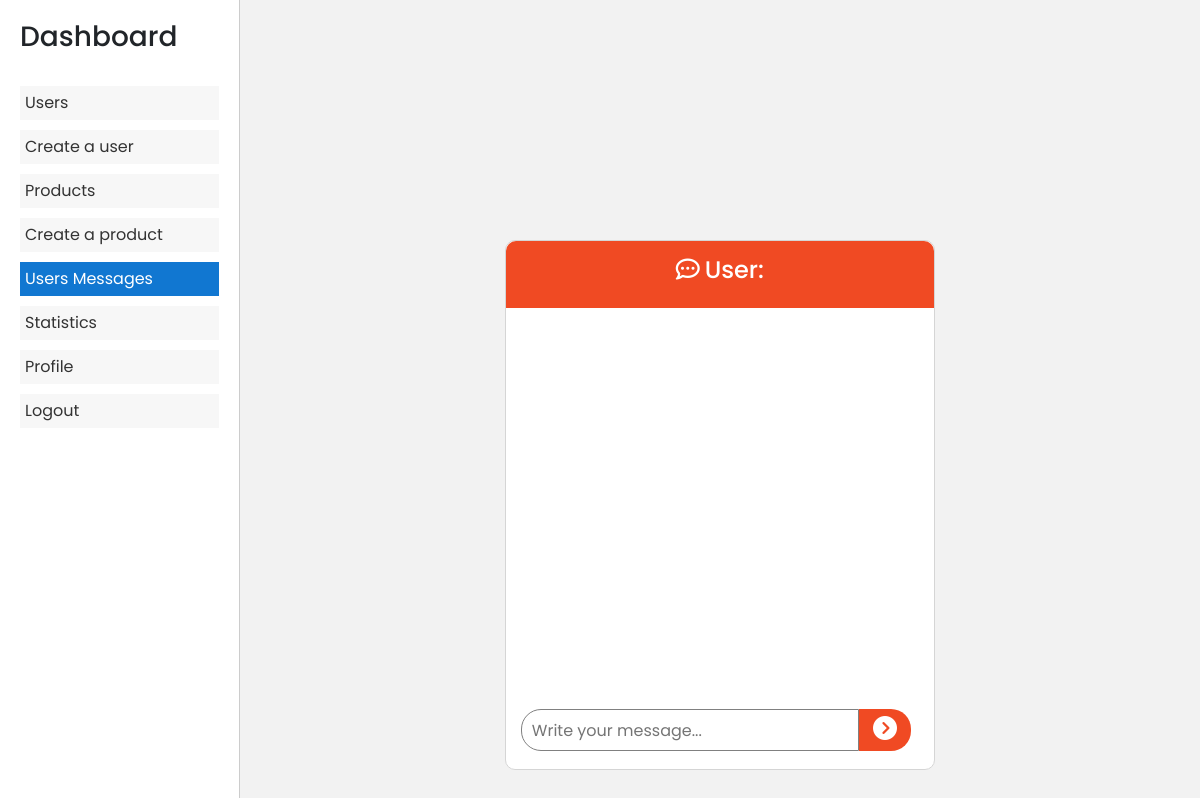
The app's page /admin/dashboard.php?page=details_admin_messages_to_user&user_messages_id=12 (signed in), older data.
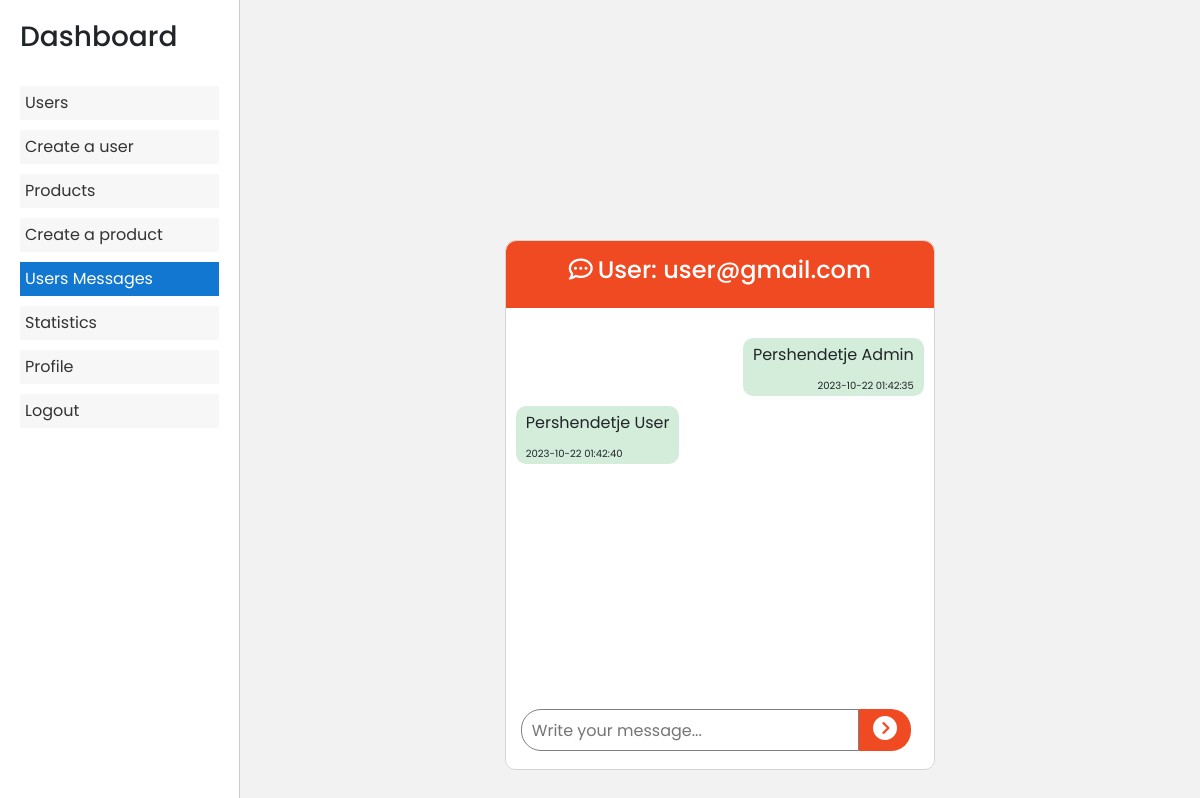
The same page, newer data.
### tables this page shows
CREATE TABLE IF NOT EXISTS `live_support` (
  `id` int NOT NULL AUTO_INCREMENT,
  `status` varchar(20)  NOT NULL,
  `user_id` int NOT NULL,
  `user_fullname` varchar(255)  NOT NULL,
  `user_email` varchar(255)  NOT NULL,
  `message` text  NOT NULL,
  `created_at` timestamp NULL DEFAULT CURRENT_TIMESTAMP,
  PRIMARY KEY (`id`)
);

CREATE TABLE IF NOT EXISTS `admin_msg_live_support` (
  `id` int NOT NULL AUTO_INCREMENT,
  `admin_id` int NOT NULL,
  `status` varchar(20) DEFAULT NULL,
  `user_id` int DEFAULT NULL,
  `admin_fullname` varchar(255) DEFAULT NULL,
  `admin_email` varchar(255) DEFAULT NULL,
  `message` text,
  `created_at` timestamp NULL DEFAULT CURRENT_TIMESTAMP,
  PRIMARY KEY (`id`),
  KEY `user_id` (`user_id`)
);

### admin/details_admin_messages_to_user.php (the view, shortened to what this page needs)
<?php
if (isset($_SESSION["admin"])) {
    require "../validate/connect.php";
    $id = $_GET["user_messages_id"];
    $sql = "SELECT * FROM live_support WHERE user_id=$id";
    $result = mysqli_query($connect, $sql);
?>
    <!DOCTYPE html>
    <html lang="en">
    <head>
        <link rel="stylesheet" href="../css/style.css">
    </head>
    <body>
        <div class="container text-center">
            <div class="row">
                <div class="chat-popup" id="myForm">
                    <div class="top-content">
                        <?php
                        $user_email = $_SESSION["user_email"];
                        ?>
                        <h1><i style='font-size:24px' class='far'>&#xf4ad;</i>User: <?php echo $user_email; ?></h1>
                    </div>
                    <div class="message-content" id="message-content">
                        <?php
                        require "../validate/connect.php";
                        $user_id = $_SESSION["user_id"];
                        $chatMessages = "";
                        $sql = "SELECT * FROM live_support WHERE user_id = '$user_id' ORDER BY created_at";
                        $sql_admin = "SELECT * FROM admin_msg_live_support WHERE user_id = '$user_id' ORDER BY created_at";
                        $result = mysqli_query($connect, $sql);
                        $result_admin = mysqli_query($connect, $sql_admin);
                        $messages = array();
                        while ($row = mysqli_fetch_assoc($result)) {
                            $messages[] = array(
                                'message' => $row['message'],
                                'created_at' => $row['created_at'],
                                'type' => 'user'
                            );
                        }
                        while ($row = mysqli_fetch_assoc($result_admin)) {
                            $messages[] = array(
                                'message' => $row['message'],
                                'created_at' => $row['created_at'],
                                'type' => 'admin'
                            );
                        }
                        usort($messages, function ($a, $b) {
                            return strtotime($a['created_at']) - strtotime($b['created_at']);
                        });
                        foreach ($messages as $message) {
                            if ($message['type'] === 'user') {
                                $chatMessages .= '<div class="user_messages">
                            <p>' . $message['message'] . '</p>
                            <span>' . $message['created_at'] . '</span>
                            </div>';
                            } else {
                                $chatMessages .= '<div class="admin_messages">
                            <p>' . $message['message'] . '</p>
                            <span>' . $message['created_at'] . '</span>
                            </div>';
                            }
                        }
                        echo $chatMessages;
                        ?>
                    </div>
                    <form method="post" class="form-container" onsubmit="return false;">
                        <div class="send-message">
                            <input type="text" name="live-message" class="send-msg-input" placeholder="Write your message...">
                            <button type="submit" class="btn-livechat"><i style="font-size:24px" class="fa">&#xf138;</i></button>
                        </div>
                    </form>
                </div>
            </div>
        </div>
    </body>
    </html>
<?php
} else if (isset($_SESSION["user"])) {
    header("location:../index.php");
} else {
    header("Location: ../login.php");
}

Row changes from the older to the newer data that the page shows:
added live_support: message "Pershendetje Admin", created_at "2023-10-22 01:42:35"
added admin_msg_live_support: message "Pershendetje User", created_at "2023-10-22 01:42:40"
Text that changed along with them:
$user_email: (not shown) → "user@gmail.com"
